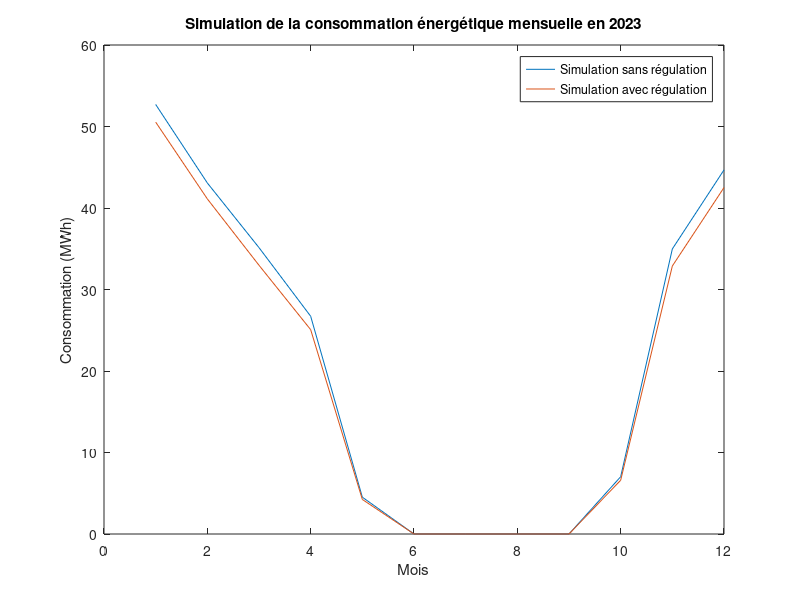

MATLAB code to generate this figure:
clear
close
clc

U_murs1 = 0.38; % Coefficient de transmission thermique (W/m².K)
U_murs2 = 0.38;
U_vitres = 2.70;

A_fenetres = 137.72; % Surface des fenêtres (m²)
A_mur1 = 217.73;
A_mur2 = A_mur1;

U_tt = 0.79; % Ponts thermiques toiture terrases
U_pii = 0.99; % Ponts thermiques planchers intermédiaires intérieurs
U_pie = 0.07; % Ponts thermiques planchers intermédiaires extérieurs
U_amei = 0.03; % Ponts thermiques angles murs extérieurs intérieurs
U_amee = 0.015; % Ponts thermiques angles murs extérieurs extérieurs

V = 4.31; % débit d'air de la CTA (m^3/s)
rau = 1.2; % kg/m^3
cp = 1005; % J/(kg.dT)

T_reelle = [6.5, 7.5, 10, 11.5, 16.1, 22.4, 21.2, 20.9, 21.4, 15.6, 9.8, 8.1]; % Température moyenne mensuelle

T_ref = 17;

Q_murs1 = U_murs1*A_mur1*max(0,(T_ref-T_reelle));
Q_murs2 = U_murs2*A_mur2*max(0,(T_ref-T_reelle));
Q_fenetres = U_vitres*A_fenetres*max(0,(T_ref-T_reelle));

Q_ponts = 2*(48.06+23.03)*(U_tt+U_pii+U_pie+U_amei+U_amee)*max(0,(T_ref-T_reelle));

Q_CTA = V*rau*cp*max(0,(T_ref-T_reelle));

Q_total = Q_murs1+Q_murs2+Q_fenetres+Q_ponts+Q_CTA; % Puissance (W)

Q = Q_total/1000; % Puissance (kW)

heures = 24;
mois = [31, 28, 31, 30, 31, 30, 31, 31, 30, 31, 30, 31]; % Nombre de jours par mois
efficacite = 0.89; % Efficacité du système de chauffage

E_quotidienne = Q*heures;

E_mensuelle = E_quotidienne.*mois; % Energie (kWh)

E_mensuelle = E_mensuelle/efficacite;

E_mensuelle = E_mensuelle/1000; % Energie (MWh)

E_annuelle = sum(E_mensuelle);

%%

T_conf = 17;

Q_murs1 = U_murs1*A_mur1*max(0,(T_conf-T_reelle));
Q_murs2 = U_murs2*A_mur2*max(0,(T_conf-T_reelle));
Q_fenetres = U_vitres*A_fenetres*max(0,(T_conf-T_reelle));

Q_ponts = 2*(48.06+23.03)*(U_tt+U_pii+U_pie+U_amei+U_amee)*max(0,(T_conf-T_reelle));

Q_CTA = V*rau*cp*max(0,(T_conf-T_reelle));

Q_total = Q_murs1+Q_murs2+Q_fenetres+Q_ponts+Q_CTA; % Puissance (W)

Q_conf = Q_total/1000; % Puissance (kW)

h_conf = 13;

T_eco = 10;

Q_murs1 = U_murs1*A_mur1*max(0,(T_eco-T_reelle));
Q_murs2 = U_murs2*A_mur2*max(0,(T_eco-T_reelle));
Q_fenetres = U_vitres*A_fenetres*max(0,(T_eco-T_reelle));

Q_ponts = 2*(48.06+23.03)*(U_tt+U_pii+U_pie+U_amei+U_amee)*max(0,(T_eco-T_reelle));

Q_CTA = V*rau*cp*max(0,(T_conf-T_reelle));

Q_total = Q_murs1+Q_murs2+Q_fenetres+Q_ponts+Q_CTA; % Puissance (W)

Q_eco = Q_total/1000; % Puissance (kW)

h_eco = 11;

E_conf = Q_conf*h_conf;
E_eco = Q_eco*h_eco;

E_quotidienne_reg = E_conf + E_eco;

mois = [31, 28, 31, 30, 31, 30, 31, 31, 30, 31, 30, 31]; % Nombre de jours par mois
efficacite = 0.89; % Efficacité du système de chauffage

E_mensuelle_reg = E_quotidienne_reg.*mois; % Energie (kWh)

E_mensuelle_reg = E_mensuelle_reg/efficacite;

E_mensuelle_reg = E_mensuelle_reg/1000; % Energie (MWh)

E_annuelle_reg = sum(E_mensuelle_reg);

chauffage_reel_2023 = 14.89/100*[277000, 228000, 177000, 203000, 41000, 15000, 0, 0, 38000, 56000, 240000, 257000];

E_reelle = chauffage_reel_2023/1000;
%%

figure
plot(E_mensuelle)
hold on
plot(E_mensuelle_reg)
xlabel('Mois')
ylabel('Consommation (MWh)')
legend('Simulation sans régulation','Simulation avec régulation')
title('Simulation de la consommation énergétique mensuelle en 2023')
